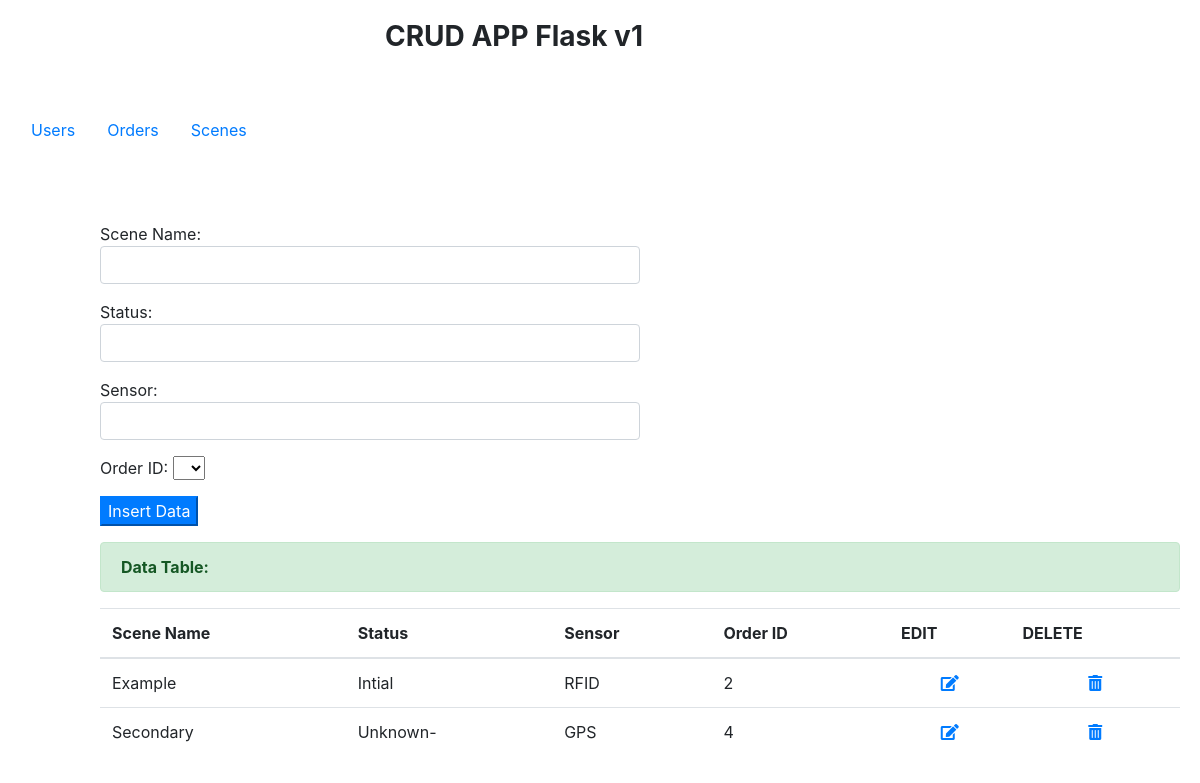
The app's page /scenes with its own data.
### tables this page shows
CREATE TABLE scenes (
    scene_id  INTEGER NOT NULL PRIMARY KEY AUTOINCREMENT,
    name      TEXT,
    s_status  TEXT,
    sensor    TEXT,
    order_id  INTEGER,
    FOREIGN KEY (order_id)
    REFERENCES orders (order_id) 
);

### app.py (the view)
@app.route("/scenes")
def scenes():
    from queries import sql_query
    exorders = sql_query(''' SELECT order_id FROM orders''')
    results = sql_query(''' SELECT * FROM scenes''')
    return render_template('scenes.html', exorders=exorders, Scenes=results)

### queries.py (called while the page is built)
def sql_query(query):
    cur = conn.cursor()
    cur.execute(query)
    rows = cur.fetchall()
    return rows

### templates/scenes.html
{% extends "layout.html" %}
{% block content %}
{% if 'query_edit_scenes' in request.url %}
        <div style='margin-left: 100px; width: 45%;'>
        {% for eresult in eresults %}
         <br> <br> <br>
        <form action = "edit_scenes" method = "POST">
         <input class="form-control" hidden type = "text" name = "scene_id" style='width: 100%;' value='{{eresult["scene_id"]}}'/>
         <p>Name: <input class="form-control" type = "text"  required name = "name" style='width: 100%;' value='{{eresult["name"]}}'/></p>
         <p>Status: <input class="form-control" type = "text" required name = "s_status" style='width: 100%;' value='{{eresult["s_status"]}}' /></p>
         <p>Sensor: <input class="form-control" type = "text" required name = "sensor" style='width: 100%;' value='{{eresult["sensor"]}}' /></p>
         <p>Order ID: <input class="form-control" type = "text" disabled name = "order_id" style='width: 100%;' value='{{eresult["order_id"]}}' /></p>
         {% endfor %}
         <br>
         <p><input class="btn-primary" type = "submit" value = "Update Data" /></p>
        </form>
        </div>
        {% else %}
        <div style='margin-left: 100px; width: 45%;'>
        <br> <br> <br>
        <form action = "insert_scenes" method = "POST">
        <p>Scene Name: <input class="form-control" required type = "text" name = "name" style='width: 100%;' /></p>
         <p>Status: <input class="form-control" required type = "text" name = "s_status" style='width: 100%;' /></p>
         <p>Sensor: <input class="form-control" required type = "text" name = "sensor" style='width: 100%;' /></p>
         <p>Order ID: <select name="order_id" required>
                        <option value selected=""></option>
                        {% for exorder in exorders %}
                        <option value ="{{exorder['order_id']}}">{{exorder['order_id']}}</option>
                        {% endfor %}
                    </select>
         <br>
         <p><input class="btn-primary" type = "submit" value = "Insert Data" /></p>
        </form>
        </div>
        {% endif %}
 <div class="alert alert-success" role="alert" style='width: 90%; margin-left: 100px;'>
       <strong>Data Table:</strong>
  </div>
  <table class = 'table table-hover' style = 'margin-left: 100px; margin-right: 100px; width: 90%;'>
         <thead>
            <tr>
            <th>Scene Name</th>
            <th>Status</th>
            <th>Sensor</th>
            <th>Order ID</th>
            <th>EDIT</th>
            <th>DELETE</th>
            </tr>
         </thead>
         {% for scene in Scenes %}
            <tr>
               <td>{{scene["name"]}}</td>
               <td>{{scene["s_status"]}}</td>
               <td>{{scene["sensor"]}}</td>
               <td>{{scene["order_id"]}}</td>
               <td align="center"><a href = "{{ url_for('sql_editlink_scenes', scene_id=scene['scene_id']) }}"><i class="fas fa-edit"></a></td>
               <td align="center"><a href = "{{ url_for('sql_datadelete_scenes', scene_id=scene['scene_id']) }}"><i class="fas fa-trash-alt"></a></td>
            </tr>
         {% endfor %}
      </table>
{% endblock content %}

### records on screen
scenes: name "Example", s_status "Intial", sensor "RFID", order_id "2"
scenes: name "Secondary", s_status "Unknown-", sensor "GPS", order_id "4"
